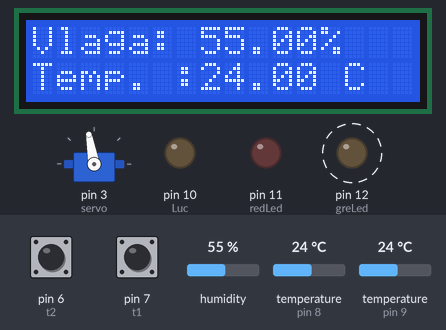
The sketch below on a simulated Arduino Uno, built with avr-gcc and run on an emulated ATmega328P. On the bench: 16×2 character LCD, servo, output pins drawn as LEDs (lit = HIGH). Dashed ring = blinking. The inputs (shaded band) are chosen by the test bench; at power-on: pin 6 (t2) HIGH, temperature (sensors on pin 8, pin 9) 24 °C, pin 7 (t1) HIGH, humidity 55 %. What the sketch prints to the serial monitor is not drawn.

Above: at 3.5 s.
3.6 s: pin 6 (t2) pulled LOW for 1.35 s
At 6.0 s:
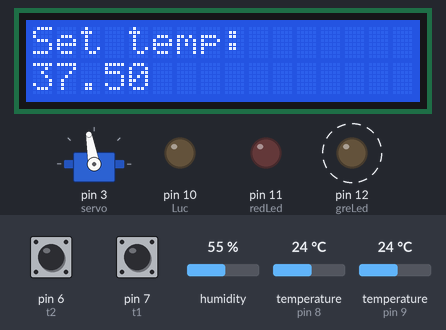
7.7 s: temperature (sensor on pin 8) set to 37.4 °C
At 9.6 s:
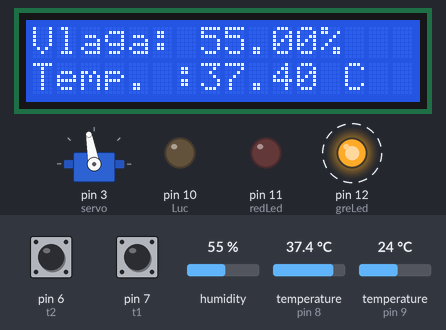
11.0 s: temperature (sensor on pin 8) set to 38.3 °C
At 12.6 s:
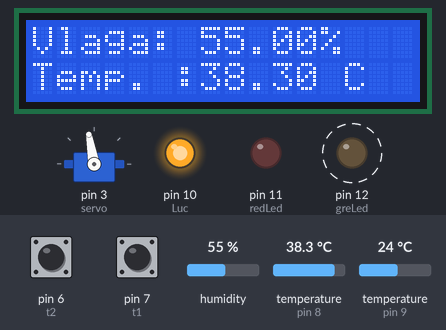
14.4 s: pin 7 (t1) pulled LOW for 1.35 s
At 16.8 s:
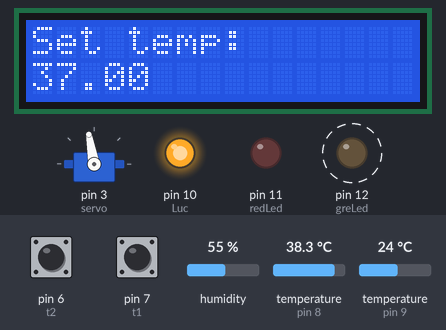
18.8 s: humidity set to 22 %
At 20.58 s:
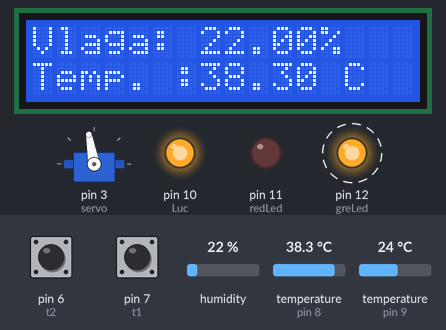
22.0 s: pin 6 (t2) pulled LOW for 3.2 s
At 23.88 s:
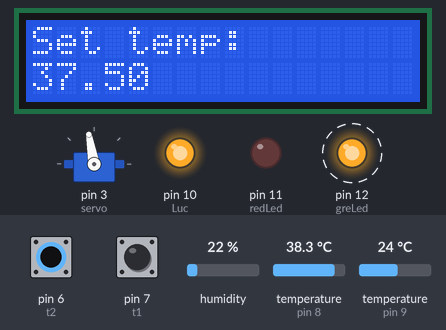
Timing chart, 0 to 27.7 s (numbered marks = the images above; inputs shaded):
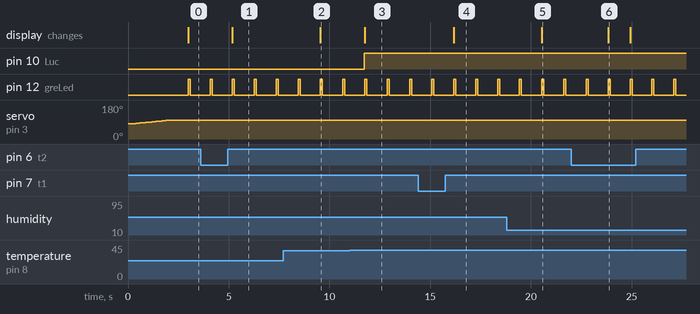

Measured:
- the behaviour switches between 37.9 and 38 °C on temperature (sensor on pin 8) (found by bisection; images 2 and 3)
- after the input at 3.6 s, the display: changes after 1.6 s (image 1)
- after the input at 7.7 s, the display: changes after 1.9 s (image 2)
- after the input at 11.0 s, pin 10 (Luc): LOW → HIGH after 0.73 s; the display: changes after 0.76 s (image 3)
- after the input at 14.4 s, the display: changes after 1.8 s (image 4)
- after the input at 18.8 s, the display: changes after 1.7 s (image 5)
- after the input at 22.0 s, the display: changes after 1.8 s (image 6)
- by itself, pin 12 (greLed): alternates HIGH for 0.10 s and LOW for 0.99 s

The sketch:

NodeHatchery.ino
```cpp
/*-----( Import library )-----*/
#include <Servo.h>
#include <DHT.h>
#include <OneWire.h>
#include <DallasTemperature.h>

#include <Wire.h>
#include <LiquidCrystal_I2C.h>
//i2c pins
LiquidCrystal_I2C lcd(0x27, 16, 2); //

#define LcdSda A4 //lcd display
#define LcdVcd A5

#define Senzor 8 //senzorji
#define BackupSenzor 9
#define DHTTYPE DHT22
DHT dht(Senzor, DHTTYPE);
int chk; //idk

#define Luc 10 //ogrevanje in indikacija
#define redLed 11
#define greLed 12

#define servo 3 //nagib

#define t1 7 //tipki
#define t2 6

//Vrednosti
float settemp = 37; //nastavljena temparatura
float temp = 0;//temparatura
float temp2 = 0;//alarm
float hum = 0;//vlaga
bool heat = 0;
int alarma = 0;
int alc = 0;
int showSet = 0;


//čas
int currentMillis;
int oldMillis = 0;

//backup_senzor
OneWire oneWire(BackupSenzor);
DallasTemperature sensors(&oneWire);
//servo
Servo myservo;
int pos;
bool nagib = 0;
//input
bool plkl;
bool mikl;
bool plin;
bool miin;
void setup()
{
  //DEBUG
Serial.begin(115200);
  //LCD
lcd.begin();
lcd.backlight();//Power on the back light

//pini
pinMode(LcdSda, OUTPUT);
pinMode(LcdVcd, OUTPUT);
pinMode(Senzor, INPUT);
pinMode(BackupSenzor, INPUT);
pinMode(Luc, OUTPUT);
pinMode(redLed, OUTPUT);
pinMode(greLed, OUTPUT);
pinMode(servo, OUTPUT);
pinMode(t1, INPUT_PULLUP);
pinMode(t2, INPUT_PULLUP);


//bsenzor
sensors.begin();

//senzor
dht.begin();

//servo
  myservo.attach(servo);
  myservo.write(80);
//input
plkl = 0;
mikl = 0;


 for (pos = 80; pos <= 100; pos += 1) { // sprememba nagiba 0->20
     // in steps of 1 degree
     myservo.write(pos);              // tell servo to go to position in variable 'pos'
     delay(100);                       // waits 15ms for the servo to reach the position
     }
}

void loop() {
  Serial.println("Temp: ");
  Serial.print(temp);
  Serial.println("Temp2: ");
  Serial.print(temp2);
setdata();
sensor1();

output();
prikaz();
delay(200);
}
void setdata(){
 //plus
plin = digitalRead(t2);
Serial.println("Senzor: ");
Serial.print(plin);
  if(plin == false){ //false, ce je kliknjen, kr pac Arduino
    showSet = 4;
    settemp= settemp + 0.5;
  }

//minus
miin = digitalRead(t1);
  if(miin == false){ //false, ce je kliknjen, kr pac Arduino
    showSet = 4;
    settemp= settemp - 0.5;
    mikl = 1;
  }

  }

void sensor1(){
  //backup temp
  if(true){
   //Serial.print(" Requesting temperatures...");
 sensors.requestTemperatures(); // Send the command to get temperature readings
 //Serial.println("DONE");
/********************************************************************/
// Serial.print("Backup temp. is: ");
 //Serial.print(sensors.getTempCByIndex(0));
 temp2 = sensors.getTempCByIndex(0);
 temp2 = temp2 - 2; //zarad napake
  }
  //temp + hum
  hum = dht.readHumidity();
  temp= dht.readTemperature();
//  Serial.println("Temp: ");
//  Serial.print(temp);
//  Serial.println("Hum: ");
//  Serial.print(hum);
}


void output(){
  //                                                                     Gretje
  if(temp<=settemp-0.5){
    heat = 1;
    }
  if(temp>=settemp+0.5){
    heat = 0;
    }
  //                                                                     Varnost
  if(temp-temp2>=2.5||temp-temp2<=-2.5){   //
    alc++;
    if(alc==1001){
    Serial.println("ALARM!!!!!!!");
    Serial.println("Temp: ");
    Serial.println(temp);
    Serial.println("Temp2: ");
    Serial.println(temp2);
    alarma = 1;
    }
    }else{
      alc=0;
      }
  //                                                                     NAGIB VSAKE POL URE
  currentMillis = millis();
  if(currentMillis == oldMillis + 1800000){ //mine pol ure     /
    oldMillis = currentMillis;
    if(nagib == 1){ //
      nagib = 0;
     for (pos = 80; pos <= 100; pos += 1) { // sprememba nagiba 0->20
     // in steps of 1 degree
     myservo.write(pos);              // tell servo to go to position in variable 'pos'
     delay(500);                       // waits 15ms for the servo to reach the position
     }
    }
    else{
      nagib = 1;
     for (pos = 100; pos >= 80; pos -= 1) { // sprememba nagiba 20->0
     // in steps of 1 degree
     myservo.write(pos);              // tell servo to go to position in variable 'pos'
     delay(500);                       // waits 15ms for the servo to reach the position
     }
    }
    }
                                    //                                      REGULACIJA TEMPARATURE
   if(heat == 1){
   digitalWrite(Luc, LOW);
 //  Serial.println("GRETJE ON");
   }
   if(heat == 0){
   digitalWrite(Luc, HIGH);
  // Serial.println("GRETJE OFF");
   }
  }

void prikaz(){

  if(showSet <= 0){
    lcd.clear();
  //Write your text:
lcd.setCursor(0,0); //Prva vrstica
lcd.print("Vlaga: "); //16 characters poer line
lcd.print(hum);
lcd.print("%     ");
lcd.setCursor(0,1);
lcd.print("Temp. :");//Druga vrstica
lcd.print(temp);
lcd.print(" C    ");

  }
  else{
    lcd.clear();
    lcd.setCursor(0,0); //Prva vrstica
lcd.print("Set temp: "); //16 characters per line
lcd.setCursor(0,1);
lcd.print(settemp);
showSet--;
    }
//                           GREEN LED
digitalWrite(greLed, HIGH);
delay(100);
digitalWrite(greLed, LOW);

//          ALARM
if(alarma == 1){
  while(true){
    Serial.println("ALARM!!!!!!!");
    delay(100);
    digitalWrite(redLed, HIGH);
    lcd.setCursor(0,0);
    lcd.print("   Napaka!!!");
    delay(100);
    digitalWrite(redLed, LOW);
    lcd.setCursor(0,1);
    lcd.print("   Napaka!!!");
    lcd.clear();
    }
  }

}
```
